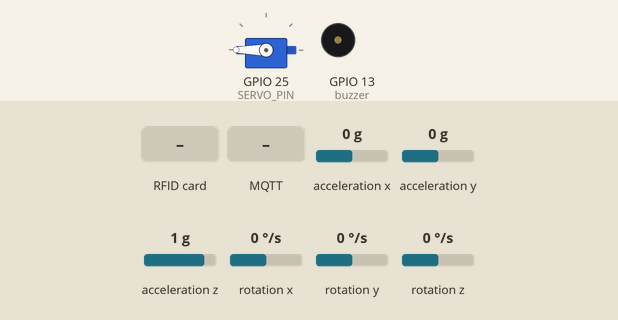
The sketch below on a simulated ESP32. Parts: servo, buzzer (waves = sounding, pin HIGH). The inputs (shaded band) are chosen by the test bench; at power-on: rotation x 0 °/s, acceleration x 0 g, acceleration y 0 g, acceleration z 1 g, rotation y 0 °/s, rotation z 0 °/s. WiFi joins after 1.5 s; servers stay silent unless stated; no MQTT or app messages arrive unless stated; what the sketch prints to the serial monitor is not drawn.

Above: at 5.7 s.
5.8 s: rotation x set to -114 °/s
7.3 s: rotation x set to -126 °/s
At 8.7 s:
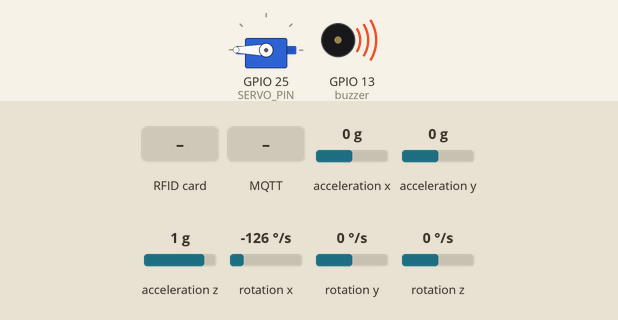
11.4 s: RFID card FB FA D0 DB held to the reader
At 12.3 s:
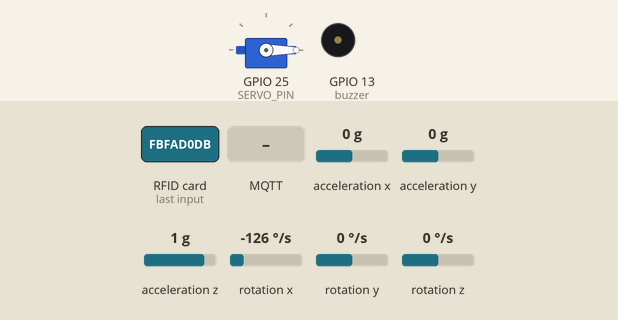
13.5 s: MQTT message "OPEN" arrives on the first subscribed topic
15.0 s: RFID card 12 34 56 78 held to the reader
16.5 s: MQTT message "CLOSE" arrives on the first subscribed topic
At 18.7 s:
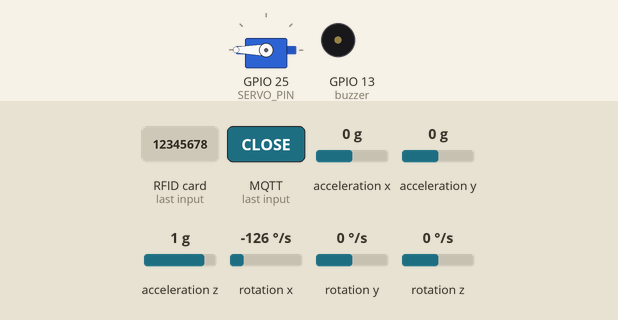
Timing chart, 0 to 19.0 s (numbered marks = the images above; inputs shaded):
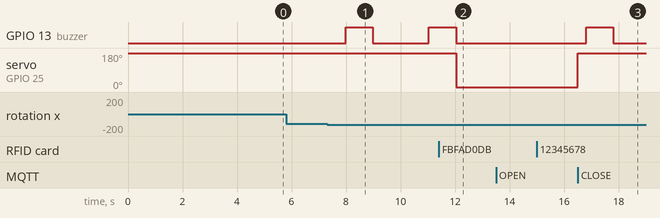

Measured:
- the behaviour switches between -120 and -121 °/s on rotation x (found by bisection; images 0 and 1)
- after the input at 5.8 s, every drawn part: stays the same
- after the input at 7.3 s, GPIO 13 (buzzer): LOW → HIGH after 0.68 s, → LOW 1.0 s later, → HIGH 2.1 s later
- after the input at 11.4 s, servo on GPIO 25 (SERVO_PIN): 180° → 0° after 0.64 s
- after the input at 13.5 s, every drawn part: stays the same
- after the input at 15.0 s, every drawn part: stays the same
- after the input at 16.5 s, GPIO 13 (buzzer): LOW → HIGH after 0.31 s, → LOW 1.0 s later; servo on GPIO 25 (SERVO_PIN): 0° → 180° at once

The sketch:

esp1.ino
```cpp
#include <WiFi.h>
#include <PubSubClient.h>
#include <SPI.h>
#include <MFRC522.h>
#include <ESP32Servo.h>
#include <Wire.h>
#include <MPU6050_tockn.h>
int buzzer = 13;
// const char* ssid = "Dany";
// const char* password = "123456789";
const char* ssid = "...";
const char* password = "12345678";

const char* mqtt_server = "broker.hivemq.com";
WiFiClient espClient;
PubSubClient client(espClient);

#define SS_PIN 5
#define RST_PIN 4
MFRC522 rfid(SS_PIN, RST_PIN);

#define SERVO_PIN 25
Servo myServo;

MPU6050 mpu(Wire);

byte validUID[4] = {0xFB, 0xFA, 0xD0, 0xDB};

// ===== FSM =====
typedef enum {
  STATE_CLOSE,
  STATE_OPEN
} SystemState_t;

typedef enum {
  EVENT_NONE,
  EVENT_OPEN_CMD,
  EVENT_CLOSE_CMD,
  EVENT_RFID
} SystemEvent_t;

SystemState_t currentState = STATE_CLOSE;
SystemEvent_t currentEvent = EVENT_NONE;

// ===== TIMER =====
unsigned long lastMPU = 0;
unsigned long lastReconnect = 0;
unsigned long lastRFID = 0;

bool ignoreFirstMsg = true;

void setup_wifi() {
  WiFi.begin(ssid, password);
  Serial.print("Connecting WiFi");
  while (WiFi.status() != WL_CONNECTED) {
    delay(300);
    Serial.print(".");
  }
  Serial.println("\nWiFi connected");
}

// ===== MQTT CALLBACK =====
void callback(char* topic, byte* payload, unsigned int length) {
  String msg = "";
  for (int i = 0; i < length; i++) msg += (char)payload[i];

  msg.trim();

  Serial.print("TOPIC: ");
  Serial.println(topic);
  Serial.print("MQTT: ");
  Serial.println(msg);

  if (ignoreFirstMsg) {
    ignoreFirstMsg = false;
    Serial.println("IGNORE FIRST MESSAGE");
    return;
  }

  if (msg == "OPEN")  currentEvent = EVENT_OPEN_CMD;
  if (msg == "CLOSE") currentEvent = EVENT_CLOSE_CMD;
}

void reconnect() {
  if (millis() - lastReconnect < 3000) return;
  lastReconnect = millis();

  if (client.connect("ESP32_SAFE")) {
    client.subscribe("safe/control");
    Serial.println("MQTT connected");

    currentState = STATE_CLOSE;   // FSM
    currentEvent = EVENT_NONE;

    myServo.write(180);             // servo đóng
    delay(300);                   // cho servo kịp chạy

    client.publish("safe/status", "CLOSE", true);
    client.publish("safe/log", "SYSTEM INIT CLOSE");

    ignoreFirstMsg = true;
  }
}
void doOpen(String src) {
  Serial.println("OPEN by " + src);

  myServo.write(0);
  delay(300);

  digitalWrite(buzzer,LOW);
  client.publish("safe/status", "OPEN", true);
  client.publish("safe/log", ("OPEN by " + src).c_str());
}

void doClose(String src) {
  Serial.println("CLOSE by " + src);

  myServo.write(180);
  delay(300);

  client.publish("safe/status", "CLOSE", true);
  client.publish("safe/log", ("CLOSE by " + src).c_str());
}

void checkRFID() {
  if (millis() - lastRFID < 2000) return;
  if (!rfid.PICC_IsNewCardPresent() || !rfid.PICC_ReadCardSerial()) return;
  lastRFID = millis();

  Serial.print("UID: ");
  for (byte i = 0; i < rfid.uid.size; i++) {
    Serial.print(rfid.uid.uidByte[i], HEX);
    Serial.print(" ");
  }
  Serial.println();

  bool isValid = true;

  if (rfid.uid.size != 4) {
    isValid = false;
  } else {
    for (byte i = 0; i < 4; i++) {
      if (rfid.uid.uidByte[i] != validUID[i]) {
        isValid = false;
        break;
      }
    }
  }
  if (isValid) {
    currentEvent = EVENT_RFID;
  } else {
    client.publish("safe/log", "RFID FAIL");
  }
  rfid.PICC_HaltA();
  rfid.PCD_StopCrypto1();
}

void checkMPU() {
  if (currentState != STATE_CLOSE) return;
  if (millis() - lastMPU < 1000) return;
  lastMPU = millis();

  mpu.update();

  // ===== ACCEL =====
  float ax = mpu.getAccX();
  float ay = mpu.getAccY();
  float az = mpu.getAccZ();

  float A = sqrt(ax * ax + ay * ay + az * az);

  // lọc nhiễu
  static float lastA = 1.0;
  float deltaA = abs(A - lastA);
  lastA = A;

  // ===== GYRO =====
  float gx = mpu.getGyroX();
  float gy = mpu.getGyroY();
  float gz = mpu.getGyroZ();

  float G = sqrt(gx * gx + gy * gy + gz * gz);
  char msg[200];
  sprintf(msg, "{\"ax\":%.2f,\"ay\":%.2f,\"az\":%.2f,\"gx\":%.2f,\"gy\":%.2f,\"gz\":%.2f,\"A\":%.2f,\"G\":%.2f}",
          ax, ay, az, gx, gy, gz, A, G);
  client.publish("safe/mpu", msg);
  // ===== CHỐNG SPAM =====
  static unsigned long lastAlert = 0;

  float THRESHOLD_A = 0.4;
  float THRESHOLD_G = 120.0;

  if ((deltaA > THRESHOLD_A || G > THRESHOLD_G) &&
      millis() - lastAlert > 2000) {

    Serial.println("SHAKE DETECTED");

    client.publish("safe/alert", "SHAKE DETECTED!");
    client.publish("safe/log", "ALERT SHAKE");
    digitalWrite(buzzer,HIGH);
    delay(1000);
    digitalWrite(buzzer,LOW);
    lastAlert = millis();
  }
}

// ===== FSM =====
void ProcessSystem() {
  switch (currentState) {

    case STATE_CLOSE:
      switch (currentEvent) {

        case EVENT_OPEN_CMD:
          doOpen("WEB");
          currentState = STATE_OPEN;
          break;

        case EVENT_RFID:
          doOpen("RFID");
          currentState = STATE_OPEN;
          break;

        default: break;
      }
      break;

    case STATE_OPEN:
      switch (currentEvent) {

        case EVENT_CLOSE_CMD:
          doClose("WEB");
          currentState = STATE_CLOSE;
          break;

        case EVENT_RFID:
          doClose("RFID");
          currentState = STATE_CLOSE;
          break;

        default: break;
      }
      break;
  }

  currentEvent = EVENT_NONE;
}

void setup() {
  Serial.begin(115200);

  setup_wifi();

  client.setServer(mqtt_server, 1883);
  client.setCallback(callback);

  SPI.begin();
  rfid.PCD_Init();

  myServo.setPeriodHertz(50);
  myServo.attach(SERVO_PIN);
  myServo.write(180);

  Wire.begin(21, 22);
  mpu.begin();
  mpu.calcGyroOffsets(true);

  pinMode(buzzer,OUTPUT);
}

void loop() {
  if (!client.connected()) reconnect();
  client.loop();

  checkRFID();
  checkMPU();
  ProcessSystem();
}
```
